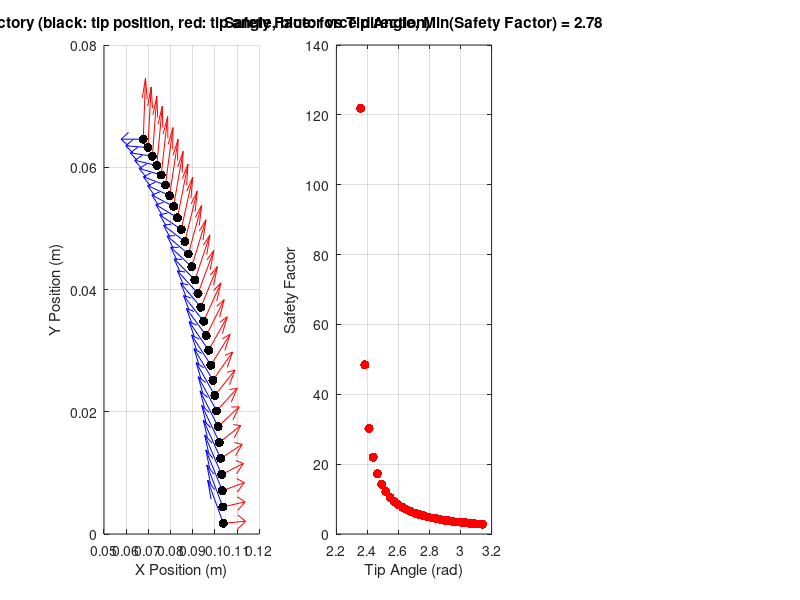

The MATLAB source for this figure:
% Implementing the large deflection cantilever model for combined
% moment and force loading taken from "A LOAD INDEPENDENT
% PSEUDO-RIGID-BODY 3R MODEL FOR DETERMINING LARGE DEFLECTION OF
% BEAMS IN COMPLIANT MECHANISMS" chapter 3

% Setup
clear all
clc
clf

% Constants
c = 0.29;  % Antenna width [m]
N = 30;  % Num iterations

% Inputs
F = linspace(0.01, 0.45, N);    % Force [N], load index valid for F > 0
M = F * c;                      % Moment [Nm]
phi = linspace(3*pi/4, pi, N);  % Force angle (rad)

% Constants
L = 0.1;                  % Length
Y = 570e6;                % Yield stress
E = 210e9;                % Young's modulus
t = 0.005 * 0.0254;       % thickness
I = c*t^3/12;             % Inertia
alpha = F.*L^2./(2*E*I);  % Tip Angle due to force only
beta = M.*L./(E*I);       % Tip angle due to moment only
theta_0 = alpha + beta;   % Overall tip angle
rho = beta./2./alpha;     % load ratio
K = beta.^2./4./alpha;    % load index
s = 0.01;                 % Quiver scaling factor (just for looks)

% Calculated below
stress = zeros(size(F));  % max stress (located at fixed end) for each iteration
safety_factor = zeros(size(F));
a = zeros(size(F));  % horizontal tip position
b = zeros(size(F));  % vertical tip position
alpha_sus = zeros(size(F));  % another way of calculating alpha

figure(1);
for i = 1:N
    % Integrals in Eq9 and Eq10
    integral1 = @(x) 1     ./sqrt(cos(theta_0(i) - phi(i)) - cos(x - phi(i)) + K(i));
    integral2 = @(x) cos(x)./sqrt(cos(theta_0(i) - phi(i)) - cos(x - phi(i)) + K(i));
    integral3 = @(x) sin(x)./sqrt(cos(theta_0(i) - phi(i)) - cos(x - phi(i)) + K(i));

    % tip location
    alpha_sus(i) = (1/2 * integral(integral1, 0, theta_0(i)))^2;  % tip angle due to force only
    a(i) = L/2/sqrt(alpha(i)) * integral(integral2, 0, theta_0(i));  % horizontal deflection of tip
    b(i) = L/2/sqrt(alpha(i)) * integral(integral3, 0, theta_0(i));  % vertical deflection of tip
    
    % stress
    stress(i) = E*t/2/L*(beta(i) + 2*alpha(i)*(a(i)/L*sin(phi(i)) - b(i)/L*cos(phi(i))));
    safety_factor(i) = Y / stress(i);
    
    % Plot results
    subplot(1, 3, 1);
    hold on;
    quiver(a(i), b(i), cos(theta_0(i)), sin(theta_0(i)), s, 'color', [1 0 0]);
    hold on;
    quiver(a(i), b(i), cos(phi(i)), sin(phi(i)), s, 'color', [0 0 1]);
    grid on;
end

% Plot remaining results
subplot(1, 3, 1);
title('Tip Trajectory (black: tip position, red: tip angle, blue: force direction)');
xlabel('X Position (m)');
ylabel('Y Position (m)');
plot(a, b, 'k.', 'MarkerSize', 20)

subplot(1, 3, 2);
plot(phi, safety_factor, 'r.', 'MarkerSize', 20);
grid on;
title(sprintf('Safety Factor vs Tip Angle, Min(Safety Factor) = %.2f', min(safety_factor)));
ylabel('Safety Factor')
xlabel('Tip Angle (rad)')

% Print remaining results
spring_constant = mean(M./rad2deg(phi))

%% Debug
% Why do the two ways of calculating alpha differ?
% for i = 1:N
%     % Percent error in alpha maybe
%     abs(alpha_sus(i) - alpha(i)) / alpha_sus(i)
% end
